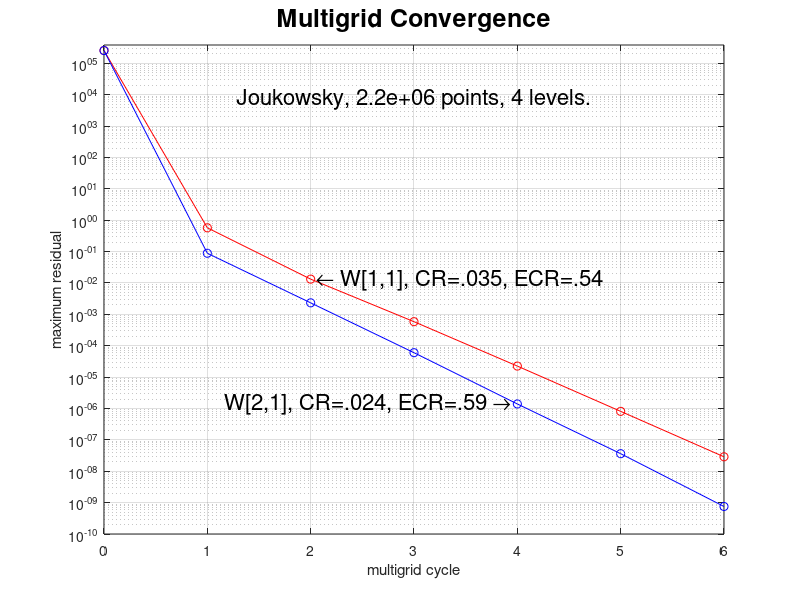

This figure's MATLAB source:
t=[0 1 2 3 4 5 6 ];
defect=[2.556e+05 5.724e-01 1.325e-02 5.837e-04 2.247e-05 8.100e-07 2.888e-08 ];
t2=[0 1 2 3 4 5 6 ];
defect2=[2.556e+05 8.843e-02 2.327e-03 5.994e-05 1.394e-06 3.626e-08 7.529e-10 ];
clf
set(gca,'FontSize',16);
plot(t,defect,'r-o',t2,defect2,'b-o');
title('Multigrid Convergence','FontSize',18);
ylabel('maximum residual');
xlabel('multigrid cycle');
set(gca,'YScale','log');
grid on
%legend('Grid: joukowsky. 04/01/12','BC: DDDD+PPDI+PPDI.','Second-order accurate.','2.2e+06 points. 4 levels.','CR=0.035, ECR=0.54, F[1,1]');
% legend('Grid: joukowsky. 04/01/12','BC: DDDD+PPDI+PPDI.','Second-order accurate.','2.2e+06 points. 4 levels.','CR=0.024, ECR=0.59, F[2,1]');

yMax=max(defect(1),defect2(1))*1.5;
yMin=1.e-10;
set(gca,'YLim',[yMin yMax]);

yPos=yMax/50.;
text((t(1)+t(7))/2.,yPos,'Joukowsky, 2.2e+06 points, 4 levels.','Fontsize',16,'HorizontalAlignment','center');

text(t(3),defect(3),' \leftarrow W[1,1], CR=.035, ECR=.54','HorizontalAlignment','left','FontSize',16);
text(t2(5),defect2(5),'W[2,1], CR=.024, ECR=.59 \rightarrow ','HorizontalAlignment','right','FontSize',16);

% pause
% print -deps2 residual.eps


% print -deps2 residual.joukowsky.fmg.eps
% print -depsc2 residual.joukowsky.fmg.eps


